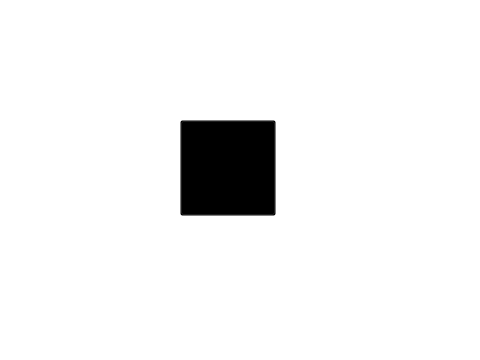
<?xml version="1.0" encoding="UTF-8"?>
<ui version="4.0">
 <class>videoForm</class>
 <widget class="QWidget" name="videoForm">
  <property name="geometry">
   <rect>
    <x>0</x>
    <y>0</y>
    <width>480</width>
    <height>360</height>
   </rect>
  </property>
  <property name="windowTitle">
   <string>Form</string>
  </property>
  <property name="styleSheet">
   <string notr="true">background:transparent</string>
  </property>
  <widget class="QPushButton" name="pushButton">
   <property name="geometry">
    <rect>
     <x>180</x>
     <y>120</y>
     <width>96</width>
     <height>96</height>
    </rect>
   </property>
   <property name="styleSheet">
    <string notr="true">background:transparent;
background-image: url(:/resource/video_play.png)</string>
   </property>
   <property name="text">
    <string/>
   </property>
  </widget>
  <widget class="QLabel" name="label_video_title">
   <property name="geometry">
    <rect>
     <x>40</x>
     <y>300</y>
     <width>400</width>
     <height>30</height>
    </rect>
   </property>
   <property name="font">
    <font>
     <pointsize>12</pointsize>
    </font>
   </property>
   <property name="styleSheet">
    <string notr="true">background:transparent;
color:rgb(255, 255, 255);</string>
   </property>
   <property name="text">
    <string/>
   </property>
   <property name="alignment">
    <set>Qt::AlignCenter</set>
   </property>
  </widget>
  <widget class="QLabel" name="label_video_cover">
   <property name="geometry">
    <rect>
     <x>0</x>
     <y>0</y>
     <width>480</width>
     <height>360</height>
    </rect>
   </property>
   <property name="text">
    <string/>
   </property>
   <property name="scaledContents">
    <bool>true</bool>
   </property>
  </widget>
  <zorder>label_video_cover</zorder>
  <zorder>pushButton</zorder>
  <zorder>label_video_title</zorder>
 </widget>
 <resources/>
 <connections/>
</ui>
